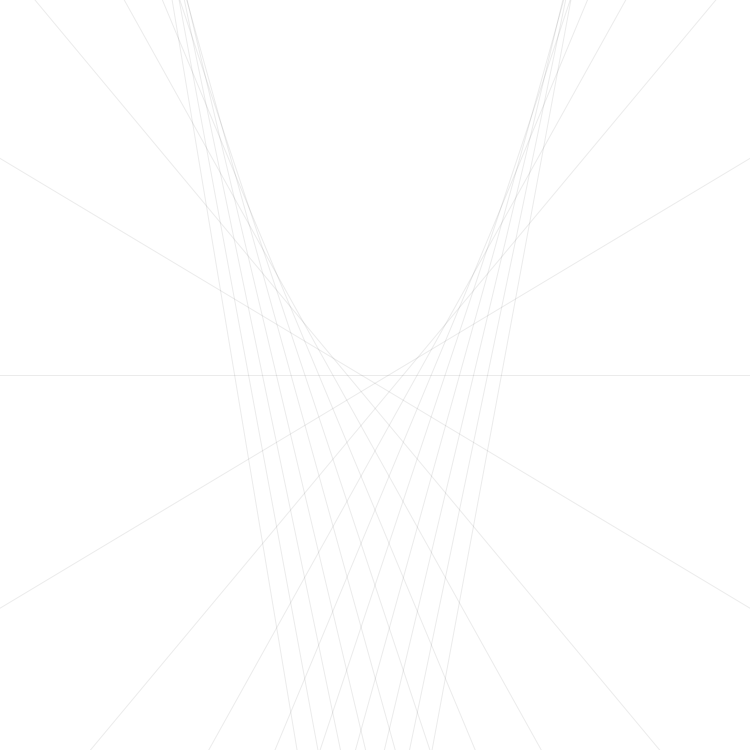
Frame 1 (no input)
Frame 60 (the mouse pressed at the canvas centre just before this capture): identical to frame 1, image omitted
Frame 120 (the mouse held since frame 60 and released just before this capture): identical to frame 1, image omitted

The Processing sketch that drew this single still picture (run headless with seeded random() and noise(); from frame 60 on, the mouse is pressed at the canvas centre):

// Processing sketch: paraEnvelope
// ── paraEnvelope.pde
float minX = -4;
float minY = -4;
float maxX = 4;
float maxY = 4;
float dX = 5;
float stepSize = .3;
boolean axisIsVisible = false;

Functor functor;
Functor parabola = new Functor() {
  public float value(float x) {
    return x * x;
  }
  public float slope(float x) {
    return 2 * x;
  }
};
Functor cubic = new Functor() {
  public float value(float x) {
    return x * x * x;
  }
  public float slope(float x) {
    return 3 * x * x;
  }
};
Functor exponential = new Functor() {
  public float value(float x) {
    return exp(x);
  }
  public float slope(float x) {
    return exp(x);
  }
};
Functor sine = new Functor() {
  public float value(float x) {
    return sin(x);
  }
  public float slope(float x) {
    return cos(x);
  }
};

interface JavaScript {
  void showValues(float s);
}

void bindJavascript(JavaScript js) {
  javascript = js;
}

JavaScript javascript;

void setup() {
  size(750, 750);
  functor = parabola;
}

void draw() {
  background(255);
  if (javascript!=null) 
    javascript.showValues(stepSize);
  translate(width/2, height/2);
  stroke(200, 0, 0);
  strokeWeight(1);
  if (axisIsVisible) {
    drawXAxis();
    drawYAxis();
  }
  stroke(0, 20);
  float range = 6;
  for (int i = 0; i < range / stepSize; ++i) {
    float x_ = -3 + i * stepSize;
    float slope = functor.slope(x_);
    float y = functor.value(x_);
    line(mapXToScreen(x_-dX, minX, maxX), mapYToScreen(-slope*dX+y, minY, maxY), mapXToScreen(x_+dX, minX, maxX), mapYToScreen(slope*dX+y, minY, maxY));
  }
}

void setFunctor(String f) {
  if (f.equals("Parabola")) {
    functor = parabola;
  } else if (f.equals("Cubic")) {
    functor = cubic;
  } else if (f.equals("Exponential")){
    functor = exponential;
  }
  else {
    functor = sine;
  }
}

void setStepSize(float d) {
  stepSize = d;
}

void showAxis(boolean show) {
  axisIsVisible = show;
}

void drawXAxis() {
  drawLine(minX, 0, maxX, 0);
}

void drawYAxis() {
  drawLine(0, minY, 0, maxY);
}

void drawLine(float x0, float y0, float x1, float y1) {
  float mappedX0 = map(x0, minX, maxX, -width/2, width/2);
  float mappedY0 = map(y0, minY, maxY, -height/2, height/2);
  float mappedX1 = map(x1, minX, maxX, -width/2, width/2);
  float mappedY1 = map(y1, minY, maxY, -height/2, height/2);
  line(mappedX0, mappedY0, mappedX1, mappedY1);
}

void drawPointSlopeLineSegment (float x0, float y0, float slope) {
  float xLeft = map(x0, minX, maxX, slope, 0);
  float yLeft = map(y0, minY, maxY, 0, slope);
  float xRight = map(x0, minX, maxX, -slope, 0);
  float yRight = map(y0, minY, maxY, 0, -slope);
  line(xLeft, yLeft, xRight, yRight);
}

float mapXToScreen(float x, float minX, float maxX) {
  return (x - minX)/(maxX - minX)* width - width/2;
}

float mapYToScreen(float y, float minY, float maxY) {
  return height/2 -(y - minY)/(maxY - minY)* height;
}
interface Functor {
  float value(float x);
  float slope(float x);
}
